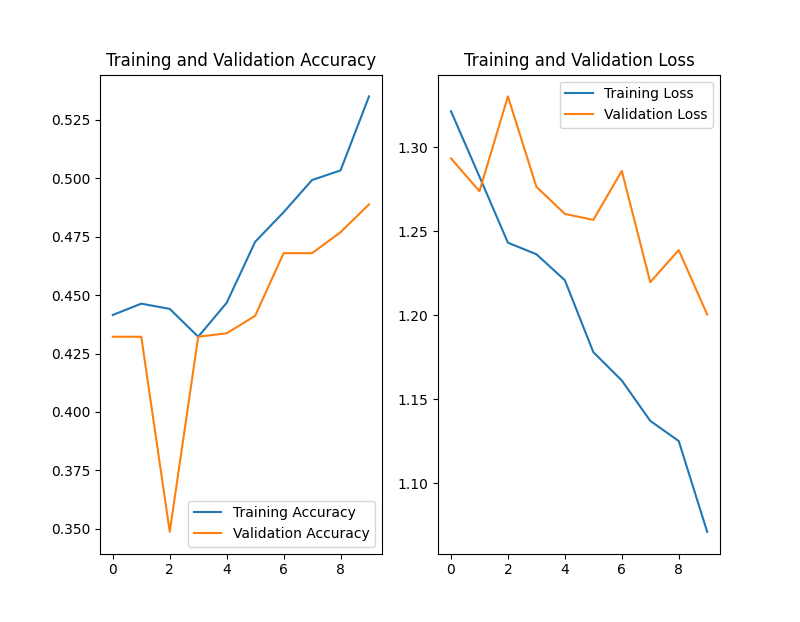

The script that drew this image:
import matplotlib.pyplot as plt
import numpy as np
import os
import PIL
import tensorflow as tf
import pathlib

from tensorflow import keras
from tensorflow.keras import layers
from tensorflow.keras.models import Sequential

data_dir = pathlib.Path('.')
batch_size = 32
pix=256

train_ds = tf.keras.utils.image_dataset_from_directory(
  data_dir,
  validation_split=0.2,
  subset="training",
  seed=123,
  image_size=(pix, pix),
  batch_size=batch_size)

val_ds = tf.keras.utils.image_dataset_from_directory(
  data_dir,
  validation_split=0.2,
  subset="validation",
  seed=123,
  image_size=(pix, pix),
  batch_size=batch_size)

class_names = train_ds.class_names

AUTOTUNE = tf.data.AUTOTUNE
train_ds = train_ds.cache().shuffle(1000).prefetch(buffer_size=AUTOTUNE)
val_ds = val_ds.cache().prefetch(buffer_size=AUTOTUNE)

num_classes = len(class_names)
model = Sequential([
  layers.Rescaling(1./255, input_shape=(pix, pix, 3)),
  layers.Conv2D(16, 5, padding='same', activation='relu'),
  layers.MaxPooling2D(),
  layers.Conv2D(32, 3, padding='same', activation='relu'),
  layers.Conv2D(32, 3, padding='same', activation='relu'),
  layers.MaxPooling2D(),
  layers.Conv2D(64, 3, padding='same', activation='relu'),
  layers.Conv2D(64, 3, padding='same', activation='relu'),
  layers.MaxPooling2D(),
  layers.Conv2D(128, 3, padding='same', activation='relu'),
  layers.Conv2D(128, 3, padding='same', activation='relu'),
  layers.MaxPooling2D(),
  layers.Flatten(),
  layers.Dense(256, activation='relu'),
  layers.Dense(num_classes)
])

model.compile(optimizer='adam',
              loss=tf.keras.losses.SparseCategoricalCrossentropy(from_logits=True),
              metrics=['accuracy'])

model.summary()

epochs=10
history = model.fit(
  train_ds,
  validation_data=val_ds,
  epochs=epochs
)

acc = history.history['accuracy']
val_acc = history.history['val_accuracy']
loss = history.history['loss']
val_loss = history.history['val_loss']
epochs_range = range(epochs)
plt.figure(figsize=(8, 8))
plt.subplot(1, 2, 1)
plt.plot(epochs_range, acc, label='Training Accuracy')
plt.plot(epochs_range, val_acc, label='Validation Accuracy')
plt.legend(loc='lower right')
plt.title('Training and Validation Accuracy')
plt.subplot(1, 2, 2)
plt.plot(epochs_range, loss, label='Training Loss')
plt.plot(epochs_range, val_loss, label='Validation Loss')
plt.legend(loc='upper right')
plt.title('Training and Validation Loss')
plt.show()
